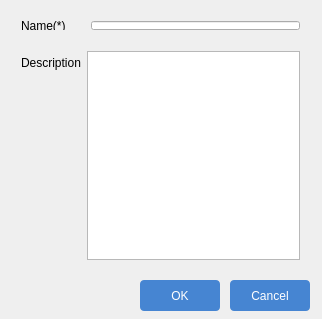
<?xml version="1.0" encoding="UTF-8"?>
<ui version="4.0">
 <class>DepartmentFormClass</class>
 <widget class="QWidget" name="DepartmentFormClass">
  <property name="geometry">
   <rect>
    <x>0</x>
    <y>0</y>
    <width>322</width>
    <height>319</height>
   </rect>
  </property>
  <property name="windowTitle">
   <string>DepartmentForm</string>
  </property>
  <widget class="QWidget" name="formLayoutWidget">
   <property name="geometry">
    <rect>
     <x>10</x>
     <y>10</y>
     <width>301</width>
     <height>31</height>
    </rect>
   </property>
   <layout class="QFormLayout" name="formLayout">
    <property name="horizontalSpacing">
     <number>25</number>
    </property>
    <item row="0" column="0">
     <widget class="QLabel" name="labelName">
      <property name="font">
       <font>
        <family>Arial</family>
        <pointsize>9</pointsize>
       </font>
      </property>
      <property name="text">
       <string>Name(*)</string>
      </property>
     </widget>
    </item>
    <item row="0" column="1">
     <widget class="QLineEdit" name="nameEdit">
      <property name="font">
       <font/>
      </property>
     </widget>
    </item>
   </layout>
  </widget>
  <widget class="QWidget" name="formLayoutWidget_2">
   <property name="geometry">
    <rect>
     <x>10</x>
     <y>40</y>
     <width>301</width>
     <height>231</height>
    </rect>
   </property>
   <layout class="QFormLayout" name="formLayout_2">
    <item row="0" column="0">
     <widget class="QLabel" name="labelDesc">
      <property name="font">
       <font>
        <family>Arial</family>
        <pointsize>9</pointsize>
       </font>
      </property>
      <property name="text">
       <string>Description</string>
      </property>
     </widget>
    </item>
    <item row="0" column="1">
     <widget class="QTextEdit" name="descText">
      <property name="font">
       <font>
        <pointsize>9</pointsize>
       </font>
      </property>
     </widget>
    </item>
   </layout>
  </widget>
  <widget class="QPushButton" name="btnOK">
   <property name="geometry">
    <rect>
     <x>140</x>
     <y>280</y>
     <width>80</width>
     <height>31</height>
    </rect>
   </property>
   <property name="font">
    <font>
     <family>Arial</family>
     <pointsize>9</pointsize>
    </font>
   </property>
   <property name="styleSheet">
    <string notr="true">QPushButton {
	text-align: center;
	color: #fff;
	background-color: rgba(70, 133, 210, 1);
	border-radius: 4px;
}

QPushButton:hover {
	background-color: rgba(70, 133, 210, 0.7);
}</string>
   </property>
   <property name="text">
    <string>OK</string>
   </property>
   <property name="icon">
    <iconset>
     <normaloff>../icons/check.png</normaloff>../icons/check.png</iconset>
   </property>
   <property name="iconSize">
    <size>
     <width>16</width>
     <height>16</height>
    </size>
   </property>
  </widget>
  <widget class="QPushButton" name="btnCancel">
   <property name="geometry">
    <rect>
     <x>230</x>
     <y>280</y>
     <width>80</width>
     <height>31</height>
    </rect>
   </property>
   <property name="font">
    <font>
     <family>Arial</family>
     <pointsize>9</pointsize>
    </font>
   </property>
   <property name="styleSheet">
    <string notr="true">QPushButton {
	text-align: center;
	color: #fff;
	background-color: rgba(70, 133, 210, 1);
	border-radius: 4px;
}

QPushButton:hover {
	background-color: rgba(70, 133, 210, 0.7);
}</string>
   </property>
   <property name="text">
    <string>Cancel</string>
   </property>
   <property name="icon">
    <iconset>
     <normaloff>../icons/close.png</normaloff>../icons/close.png</iconset>
   </property>
   <property name="iconSize">
    <size>
     <width>12</width>
     <height>12</height>
    </size>
   </property>
  </widget>
 </widget>
 <layoutdefault spacing="6" margin="11"/>
 <resources/>
 <connections/>
</ui>
